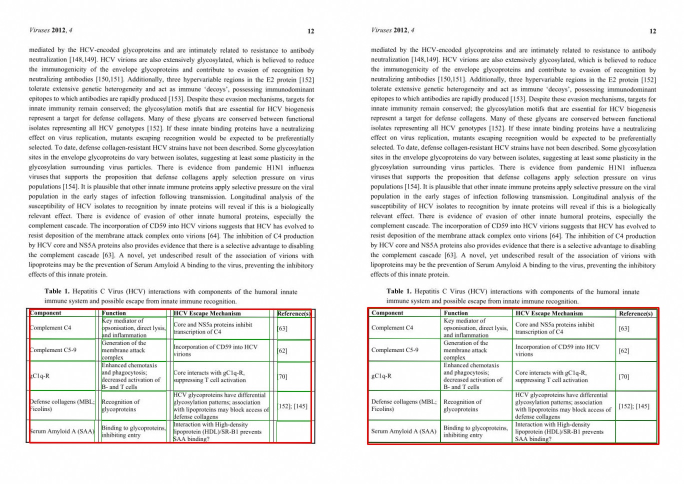
#> input picture reports/examples/best-PMC3280516_11.jpg, 1368 x 968 px (shown at 1/2 size)
$ python -i preprocessing.py   (imports and definitions only)
#> lines starting #> are read from the running program, lines starting #| are printed output that depends on the picture; after the words box and inside, x2 and y2 are one past the last pixel; in counts of white or black regions, pixels touching at a corner belong together
#> further down, picture is the input picture: shape (968, 1368, 3); mean B, G, R 233, 234.2, 234.7
import cv2
import numpy as np


def preprocess(image):
    gray = cv2.cvtColor(image, cv2.COLOR_BGR2GRAY)
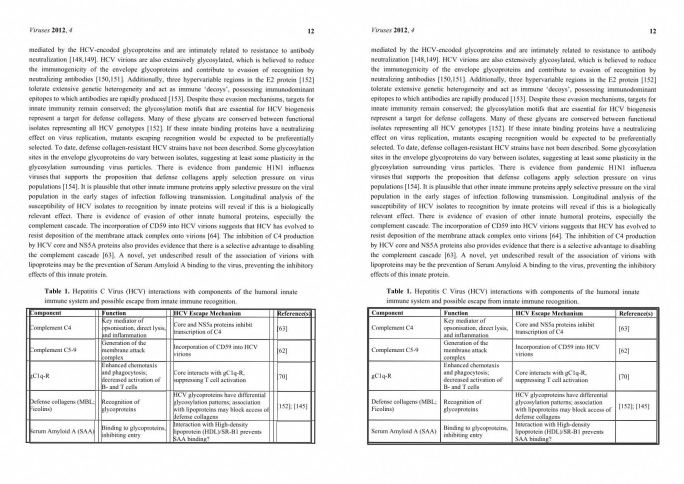
#> gray: shape (968, 1368) (shown at 1/2 size); min 0, max 255, mean 234.2
    edges = cv2.Canny(gray, 60, 180)
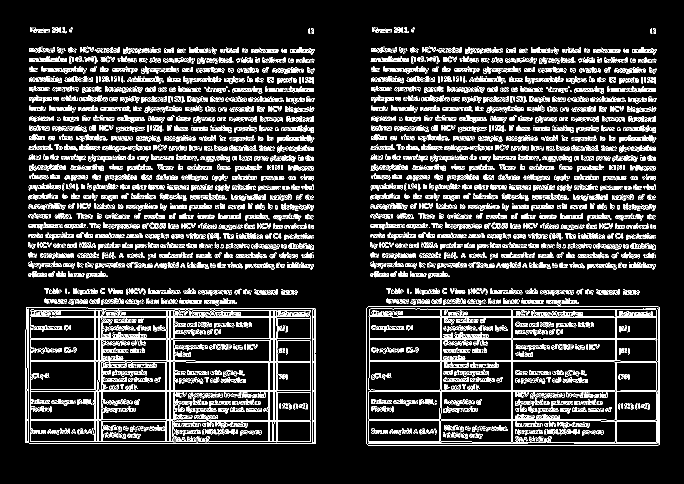
#> edges: shape (968, 1368) (shown at 1/2 size); 12.1% white in thin lines or dots, all inside (x1, y1, x2, y2) = (51, 54, 1320, 891)
    lines = cv2.HoughLinesP(
        edges,
        1,
        np.pi / 1800,
        60,
        minLineLength=max(60, gray.shape[1] // 8),
        maxLineGap=10,
    )
#> lines = 487 rows, first 6: [60, 887, 630, 887], [733, 617, 1029, 618], [379, 781, 630, 781], [51, 839, 364, 839], [1068, 679, 1319, 680], [228, 632, 418, 632]
    angles, weights = [], []
    if lines is not None:
        for x0, y0, x1, y1 in lines.reshape(-1, 4):
            angle = np.degrees(np.arctan2(y1 - y0, x1 - x0))
            if abs(angle) < 5:
                angles.append(angle)
                weights.append(abs(x1 - x0))
#> this loop made 487 passes
#> (x0, y0, x1, y1, angle) on passes 1 to 3: (60, 887, 630, 887, 0), (733, 617, 1029, 618, 0.194), (379, 781, 630, 781, 0)
#> after the loop, angles = 467 values, max 1.53 at index 278, min -0.739 at index 367, mean 0.0302; weights = 467 values, max 580 at index 66, min 171 at index 308, mean 331.9
    angle = 0.0
    if angles:
        order = np.argsort(angles)
#> order = 467 values, max 466 at index 199, min 0 at index 198, mean 233
        cumulative = np.cumsum(np.array(weights)[order])
#> cumulative = 467 values from 310 to 154980
        angle = float(
            np.array(angles)[order][
                np.searchsorted(cumulative, cumulative[-1] / 2)
            ]
        )
#> angle = 0
    height, width = gray.shape
#> height = 968; width = 1368
    matrix = cv2.getRotationMatrix2D((width / 2, height / 2), angle, 1)
#> matrix = [[1, 0, 0], [0, 1, 0]]
    gray = cv2.warpAffine(gray, matrix, (width, height), borderValue=255)
    # Keep thin strokes in the OCR image; denoise only the binary masks.
    binary = cv2.adaptiveThreshold(
        gray,
        255,
        cv2.ADAPTIVE_THRESH_GAUSSIAN_C,
        cv2.THRESH_BINARY_INV,
        31,
        15,
    )
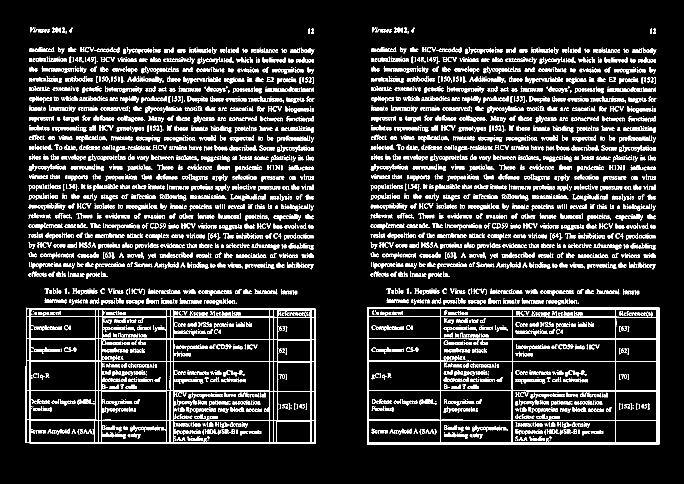
#> binary: shape (968, 1368) (shown at 1/2 size); 13.2% white in thin lines or dots, all inside (x1, y1, x2, y2) = (51, 55, 1319, 890)
    return gray, binary, cv2.invertAffineTransform(matrix)

>>> import cv2
>>> picture = cv2.imread('../../../../reports/examples/best-PMC3280516_11.jpg')
>>> result = preprocess(picture)

$ run again, on reports/examples/best-PMC3705350_6.jpg
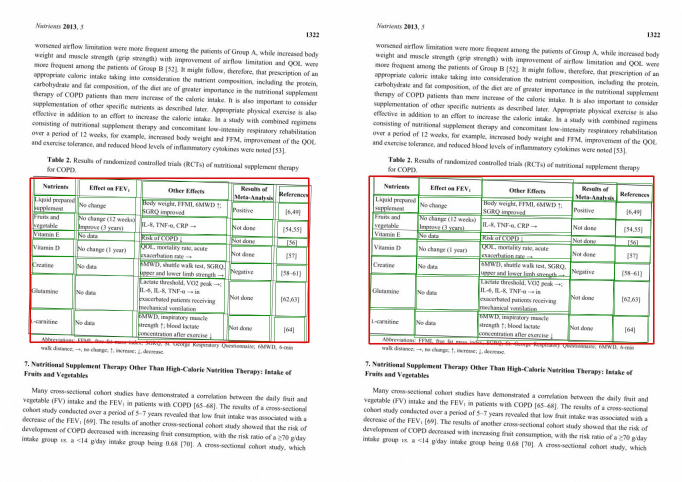
#> input picture reports/examples/best-PMC3705350_6.jpg, 1364 x 964 px (shown at 1/2 size)
#> picture is the input picture: shape (964, 1364, 3); mean B, G, R 232.4, 234.7, 234.2
#> in preprocess, `edges = cv2.Canny(gray, 60, 180)`:
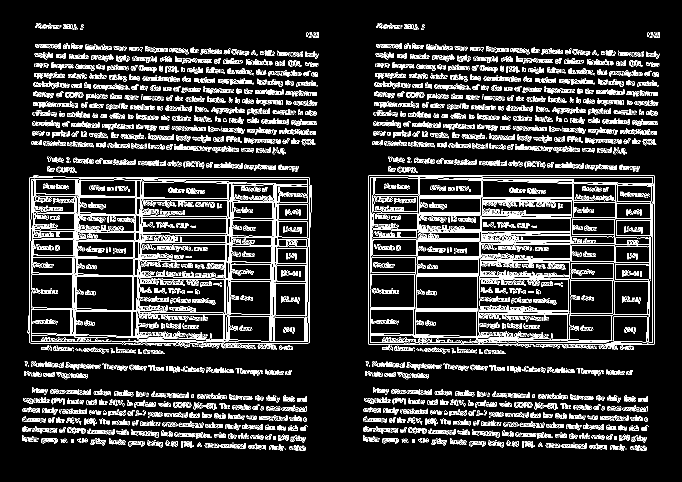
#> edges: shape (964, 1364) (shown at 1/2 size); 11.8% white in thin lines or dots, all inside (x1, y1, x2, y2) = (44, 46, 1320, 902)
#> lines = 331 rows, first 6: [131, 354, 616, 354], [442, 810, 612, 816], [834, 432, 1146, 431], [61, 686, 393, 686], [739, 689, 1151, 689], [755, 192, 1314, 209]
#> the loop in preprocess, `for x0, y0, x1, y1 in lines.reshape(-1, 4):` made 331 passes
#> (x0, y0, x1, y1, angle) on passes 1 to 3: (131, 354, 616, 354, 0), (442, 810, 612, 816, 2.02), (834, 432, 1146, 431, -0.184)
#> after the loop in preprocess, `for x0, y0, x1, y1 in lines.reshape(-1, 4):`: angles = 321 values, max 3.14 at index 160, min -0.337 at index 182, mean 1.51; weights = 321 values, max 567 at index 10, min 170 at index 1, mean 342.4
#> order = 321 values, max 320 at index 257, min 0 at index 7, mean 160
#> cumulative = 321 values from 170 to 109908
#> in preprocess, `angle = float( np.array(angles)[order][ np.searchsorted(cumulative, cu..`: angle = 1.74
#> matrix = [[1, 0.0304, -14.36], [-0.0304, 1, 20.99]]
#> in preprocess, `binary = cv2.adaptiveThreshold( gray, 255, cv2.ADAPTIVE_THRESH_GAUSSIA..`:
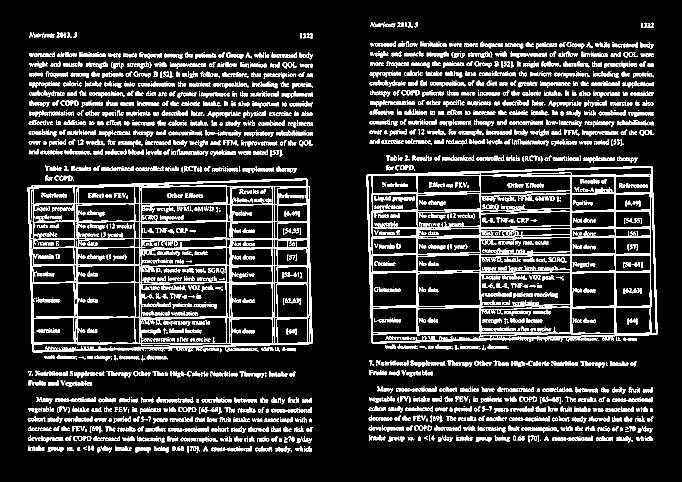
#> binary: shape (964, 1364) (shown at 1/2 size); 14.4% white in thin lines or dots, all inside (x1, y1, x2, y2) = (55, 44, 1315, 906)

$ run again, on reports/examples/error-PMC2266941_7.jpg
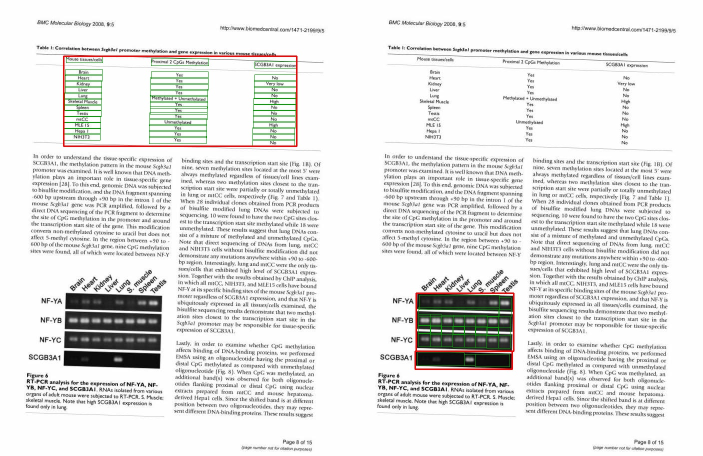
#> input picture reports/examples/error-PMC2266941_7.jpg, 1406 x 912 px (shown at 1/2 size)
#> picture is the input picture: shape (912, 1406, 3); mean B, G, R 227.5, 228.7, 228.7
#> in preprocess, `edges = cv2.Canny(gray, 60, 180)`:
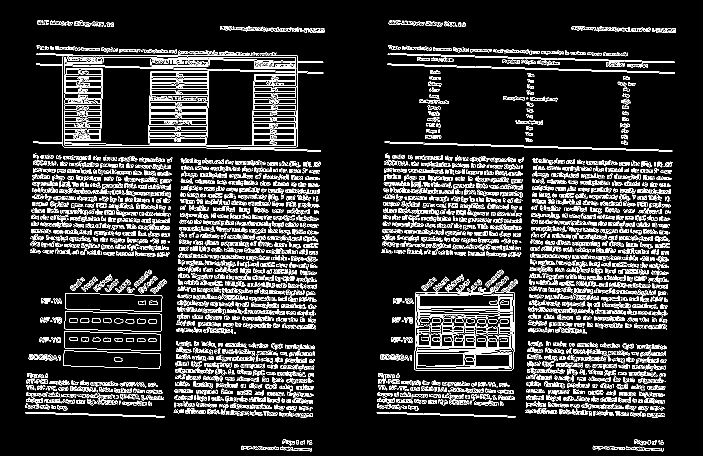
#> edges: shape (912, 1406) (shown at 1/2 size); 11.7% white in thin lines or dots, all inside (x1, y1, x2, y2) = (50, 40, 1352, 904)
#> lines = 385 rows, first 6: [775, 127, 1329, 144], [1062, 454, 1334, 462], [775, 129, 1195, 142], [1062, 444, 1339, 451], [363, 337, 638, 346], [769, 337, 1041, 346]
#> the loop in preprocess, `for x0, y0, x1, y1 in lines.reshape(-1, 4):` made 385 passes
#> (x0, y0, x1, y1, angle) on passes 1 to 3: (775, 127, 1329, 144, 1.76), (1062, 454, 1334, 462, 1.68), (775, 129, 1195, 142, 1.77)
#> after the loop in preprocess, `for x0, y0, x1, y1 in lines.reshape(-1, 4):`: angles = 384 values, max 3.03 at index 353, min -0.96 at index 141, mean 1.48; weights = 384 values, max 574 at index 76, min 175 at index 29, mean 253.1
#> order = 384 values, max 383 at index 201, min 0 at index 258, mean 191.5
#> cumulative = 384 values from 179 to 97175
#> in preprocess, `angle = float( np.array(angles)[order][ np.searchsorted(cumulative, cu..`: angle = 1.6
#> matrix = [[1, 0.0279, -12.44], [-0.0279, 1, 19.78]]
#> in preprocess, `binary = cv2.adaptiveThreshold( gray, 255, cv2.ADAPTIVE_THRESH_GAUSSIA..`:
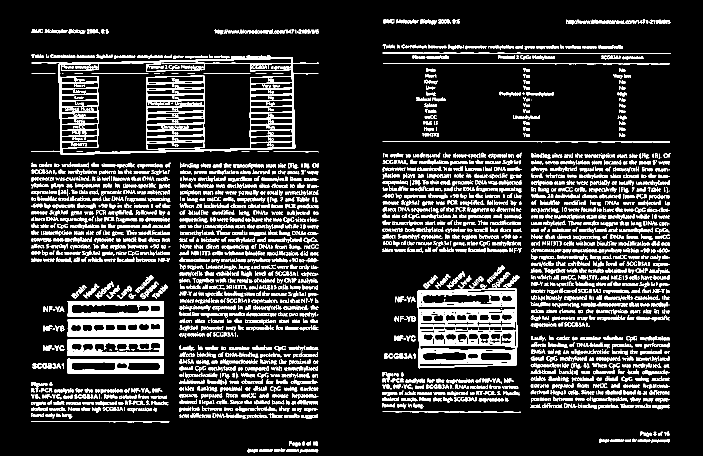
#> binary: shape (912, 1406) (shown at 1/2 size); 15% white; 3308 white regions (957 under 20 px), largest, box (x1, y1, x2, y2) and area: (62, 110, 638, 310) 12272, (834, 567, 1036, 737) 11871, (135, 638, 328, 674) 5033

$ run again, on reports/examples/error-PMC3505479_4.jpg
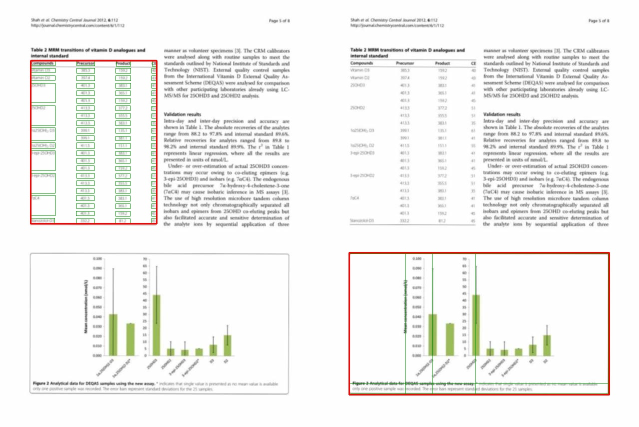
#> input picture reports/examples/error-PMC3505479_4.jpg, 1278 x 853 px (shown at 1/2 size)
#> picture is the input picture: shape (853, 1278, 3); mean B, G, R 240.2, 242.3, 242.7
#> in preprocess, `edges = cv2.Canny(gray, 60, 180)`:
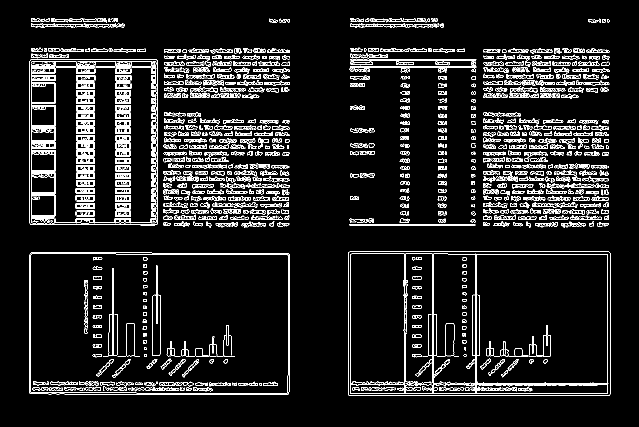
#> edges: shape (853, 1278) (shown at 1/2 size); 7.6% white in thin lines or dots, all inside (x1, y1, x2, y2) = (58, 36, 1221, 792)
#> lines = 246 rows, first 6: [232, 508, 520, 508], [1036, 508, 1220, 508], [327, 448, 578, 448], [860, 766, 1220, 766], [868, 768, 1220, 768], [273, 786, 577, 786]
#> the loop in preprocess, `for x0, y0, x1, y1 in lines.reshape(-1, 4):` made 246 passes
#> (x0, y0, x1, y1, angle) on passes 1 to 3: (232, 508, 520, 508, 0), (1036, 508, 1220, 508, 0), (327, 448, 578, 448, 0)
#> after the loop in preprocess, `for x0, y0, x1, y1 in lines.reshape(-1, 4):`: angles = 199 values, max 1.02 at index 103, min -1.41 at index 97, mean 0.0124; weights = 199 values, max 518 at index 12, min 159 at index 166, mean 230.4
#> order = 199 values, max 198 at index 78, min 0 at index 79, mean 99
#> cumulative = 199 values from 244 to 45846
#> in preprocess, `angle = float( np.array(angles)[order][ np.searchsorted(cumulative, cu..`: angle = 0
#> matrix = [[1, 0, 0], [0, 1, 0]]
#> in preprocess, `binary = cv2.adaptiveThreshold( gray, 255, cv2.ADAPTIVE_THRESH_GAUSSIA..`:
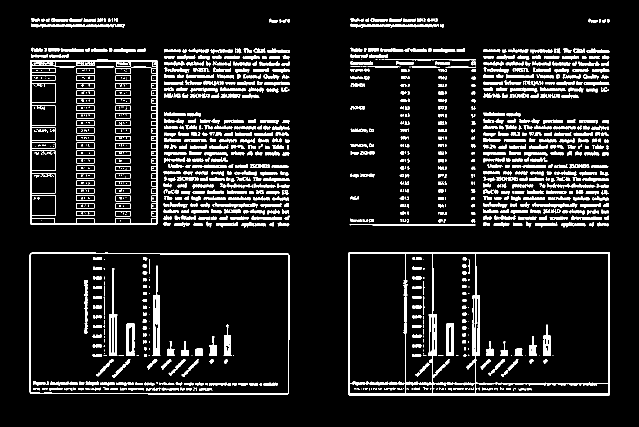
#> binary: shape (853, 1278) (shown at 1/2 size); 10% white; 1217 white regions (409 under 20 px), largest, box (x1, y1, x2, y2) and area: (697, 504, 1220, 791) 11486, (60, 119, 315, 450) 5818, (58, 505, 579, 790) 3998
